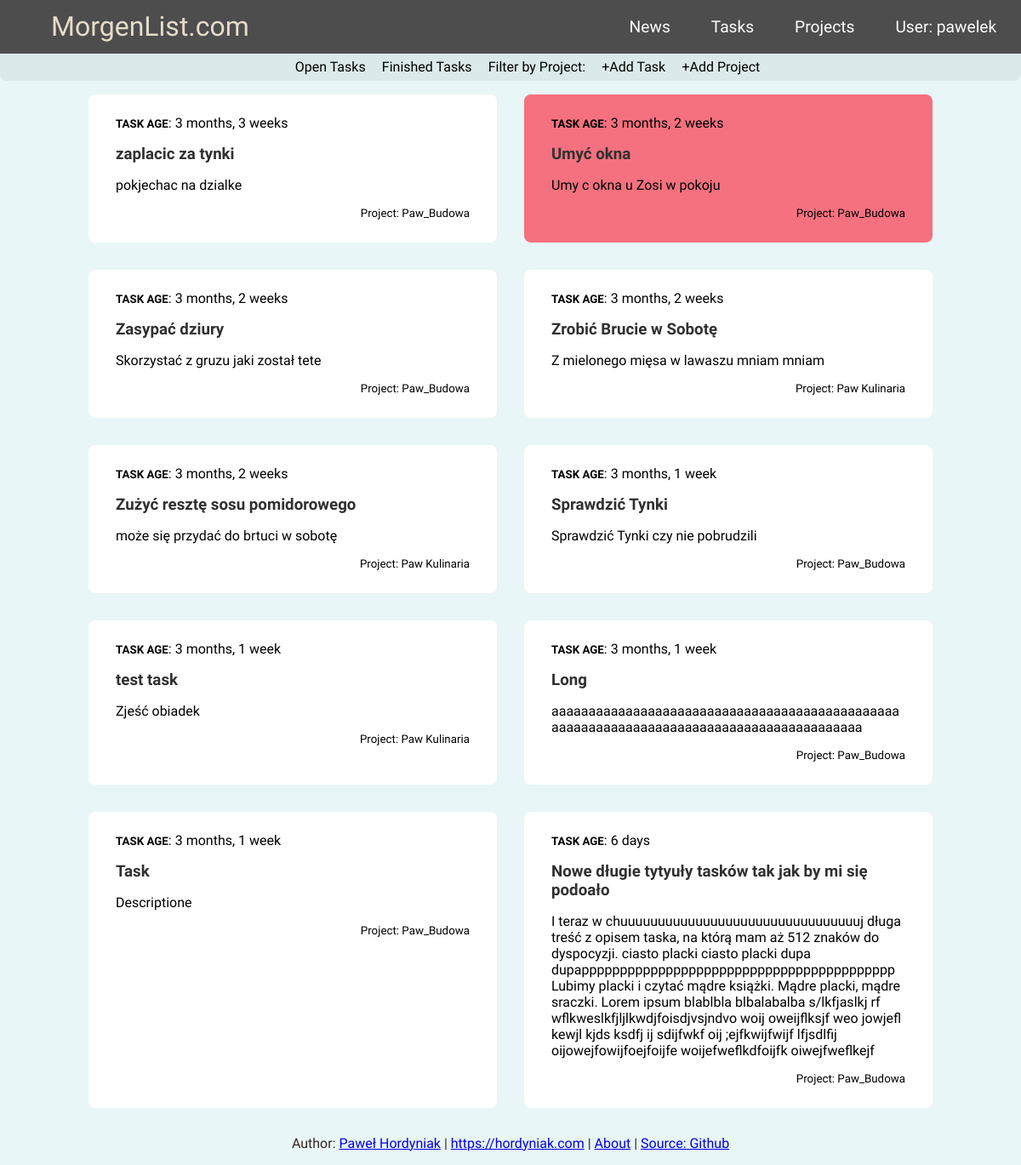
The app's page / (signed in) with its own data.
### tasktrack/models.py (models this page shows, shortened)
class Task(models.Model):
    author = models.ForeignKey('auth.User', on_delete=models.CASCADE)
    project = models.ForeignKey('tasktrack.Project', related_name='tasks', null=True, on_delete=models.CASCADE)
    title = models.CharField(max_length=64, unique=True)
    updated_on = models.DateTimeField(auto_now = True)
    description = models.TextField(max_length=512)
    created_on = DateTimeField(auto_now_add=True)
    deadline_in = DateTimeField(null=True)
    status = models.IntegerField(choices=STATUS, default = 0)
    class Meta:
        ordering = ['created_on']
    def __str__(self) -> str:
        return self.title
    def is_week_old(self):
        if self.deadline_in is not None:
            days_to_deadline = (self.deadline_in - timezone.now()).days
            print(self, days_to_deadline)
            return 0 > days_to_deadline
        else:
            return False

class Project(models.Model):
    owner = models.ForeignKey('auth.User', on_delete=models.CASCADE)
    title = models.CharField(max_length=24, unique=True)
    status = models.IntegerField(choices=STATUS, default = 0)
    def __str__(self) -> str:
        return self.title

### tasktrack/views.py (the view)
# urls.py: path('', views.TaskList.as_view(), name='task_list'),
class TaskList(LoginRequiredMixin, generic.ListView):
    login_url = '/login/'
    model = Task
    context_object_name = 'task_list'
    template_name = "task_list.html"
    def get_context_data(self, **kwargs):
        context = super().get_context_data(**kwargs)
        context['task_list'] = context['task_list'].filter(author=self.request.user)
        context['task_list'] = context['task_list'].filter(status=0).order_by('created_on')
        context['projects'] = Project.objects.filter(owner=self.request.user)
        context['current_date'] = datetime.datetime.now()
        return context

### tasktrack/templates/task_list.html (shortened to what this page needs)
{% extends "base.html" %}
{% block content %}
<nav class="sub-navbar">
    <ul class="nav-links">
        <li class="sub-nav-link"><a href="{% url 'task_list' %}">Open Tasks</a></li>
        <li class="sub-nav-link"><a href="{% url 'task_done' %}">Finished Tasks</a></li>
        <li class="sub-nav-link"> <div class="dropdown">
            <a href='#' class="drop-btn">Filter by Project:</a>
          </div> </li>
          <li class="sub-nav-link"><a href="{% url 'create_task' %}">+Add Task</a></li>
          <li class="sub-nav-link"><a href="{% url 'create_project' %}">+Add Project</a></li>
    </ul>
</nav>
<div class='taskfield'>
{% if project %}
    {% for task in project.tasks.all %}
        {% if task.status == 0 %}
            {% if task.is_week_old %}
                <div class="task old">
            {% else %}
                <div class="task">
            {% endif %}
                <a href="{% url 'edit_task' pk=task.pk %}">
                <div class="container">
                    <p><b id='font_small'>TASK AGE</b>: {{ task.created_on|timesince }}</p>
                    <h3 class = "title">{{ task.title }}</h3>
                    <p>{{ task.description }}<br>
                        <div id="font_small" class='right_al'>Project: {{ task.project }}</div><br>
                </div> </a>
            </div>
        {% endif %}
    {% empty %}
    <p>List is empty</p>
    {% endfor %}
{% else %}
    {% for task in task_list %}
        {% if task.is_week_old and not task.status == 1 %}
            <div class = "task old">
        {% else %}
            {% if task.status == 0 %}
                <div class="task">
            {% else %}
                <div class="task finished">
            {% endif %}
        {% endif %}
            <a href="{% url 'edit_task' pk=task.pk %}">
            <div class="container">
                <p><b id='font_small'>TASK AGE</b>: {{ task.created_on|timesince }}</p>
                <h3 class = "title">{{ task.title }}</h3>
                <p>{{ task.description }}<br>
                <div id="font_small" class='right_al'>Project: {{ task.project }}</div><br>
            </div> </a>
        </div>
    {% empty %}
    <p>List is empty</p>
    {% endfor %}
{% endif %}
</div>
{% endblock %}

### tasktrack/templates/base.html (shortened to what this page needs)
<!DOCTYPE html>
{% load static %}
<html lang="en">
<head>
    <link rel="stylesheet" href="{% static 'css/base.css' %}">
</head>
<body>
    <nav class="MyNavbar">
        <a href="{% url 'task_list' %}" class="site-logo">MorgenList.com</a>
        <ul class="nav-links">
            <li class='nav-item'><a href="{% url 'devlog' %}">News</a></li>
            {% if request.user.is_authenticated %}
                <li class='nav-item'><a href="{% url 'task_list' %}">Tasks</a></li>
                <li class='nav-item'><a href="{% url 'project_list' %}">Projects</a></li>
                <li class='nav-item'><a href="{% url 'logout' %}">User: {{ request.user }}</a></li>
            {% else %}
                <li class='nav-item'><a href="{% url 'user_login' %}">Login</a></li>
            {% endif %}
        </ul>
    </nav>
    {% block content %}{% endblock content %}
    <p class="footer">Author: <a href="mailto:hordyniak@gmail.com">Paweł Hordyniak</a> | <a href="https://hordyniak.com">https://hordyniak.com</a> | <a href="{% url 'about' %}">About</a> | <a href="https://github.com/Pawel-9215/TaskManager">Source: Github</a></p>
</body>
</html>

### tasktrack/static/css/base.css (style rules this page uses)
body { margin: 0; font-family: 'Barlow Semi Condensed', sans-serif; color: rgb(53, 36, 36); background-color: #e8f6f7; }
.right_al { text-align: right; }
.taskfield { display: flex; flex-wrap: wrap; justify-content:center; width:fit-content; }
.site-logo { font-family: 'Odibee Sans', cursive; text-decoration: none; font-size:xx-large; color: #E6DCC9; margin: 0; padding: 0em; margin-left: 5%; }
#font_small { font-size: smaller; }
.task { box-shadow: none; transition: 0.1s; width: 22em; border-radius: 0.5em; background-color: #ffffff; margin: 1em; overflow-wrap: break-word; }
.old { background: #F5717F; }
.task a:link { color: black; text-decoration: none; }
.container { padding: 0.5em 2em; text-decoration: none; }
.container h3 { padding: 0em; margin: 0em; }
.footer { text-align: center; }
ul { list-style-type: none; }
.nav-item a { display: inline-block; padding: 0.2em 1em; margin-right: 0.5em; text-decoration: none; color: #FDFDFD; font-size: larger; border-radius: 0.3em; }
.sub-nav-link a { display: inline-block; padding: 0.2em 0.4em; margin: 0em 0.2em; text-decoration: none; color: #000000; border-radius: 0.2em; }
.MyNavbar { display: flex; justify-content: space-between; background-color: #4D4D4D; align-items: center; transition: 50ms; height: 2.8em; overflow: hidden; }
.dropdown { position: relative; display: inline-block; }
.title { color: #303030; }
.sub-navbar { border-bottom-left-radius: 0.5em; border-bottom-right-radius: 0.5em; display: flex; justify-content: center; background-color: #DBE9EA; align-items: center; height: 2em; }
.nav-links { display: flex; }
@media all and (max-width: 1200px) { .MyNavbar { flex-wrap: wrap; height: auto; } }
@media all and (max-width: 1200px) { .task { min-width: 40%; max-width: 40%; } }

### records on screen
Task: created_on "3 months, 3 weeks", title "zaplacic za tynki", description "pokjechac na dzialke", project "Paw_Budowa"
Task: created_on "3 months, 2 weeks", title "Umyć okna", description "Umy c okna u Zosi w pokoju", project "Paw_Budowa"
Task: created_on "3 months, 2 weeks", title "Zasypać dziury", description "Skorzystać z gruzu jaki został tete", project "Paw_Budowa"
Task: created_on "3 months, 2 weeks", title "Zrobić Brucie w Sobotę", description "Z mielonego mięsa w lawaszu mniam mniam", project "Paw Kulinaria"
Task: created_on "3 months, 2 weeks", title "Zużyć resztę sosu pomidorowego", description "może się przydać do brtuci w sobotę", project "Paw Kulinaria"
Task: created_on "3 months, 1 week", title "Sprawdzić Tynki", description "Sprawdzić Tynki czy nie pobrudzili", project "Paw_Budowa"
Task: created_on "3 months, 1 week", title "test task", description "Zjeść obiadek", project "Paw Kulinaria"
Task: created_on "3 months, 1 week", title "Long", description "aaaaaaaaaaaaaaaaaaaaaaaaaaaaaaaaaaaaaaaaaaaaaaaaaaaaaaaaaaaaaaaaaaaaaaaaaaaaaaaaaaaaaaaaa", project "Paw_Budowa"
Task: created_on "3 months, 1 week", title "Task", description "Descriptione", project "Paw_Budowa"
Task: created_on "6 days", title "Nowe długie tytyuły tasków tak jak by mi się podoało", description "I teraz w chuuuuuuuuuuuuuuuuuuuuuuuuuuuuuuuuj długa treść z opisem taska, na którą mam aż 512 znaków do dyspocyzji. ciasto placki ciasto placki dupa dupappppppppppppppppppppppppppppppppppppppppp Lubimy placki i czytać mądre książki. Mądre placki, mądre sraczki. Lorem ipsum blablbla blbalabalba s/lkfjaslkj rf wflkweslkfjljlkwdjfoisdjvsjndvo woij oweijflksjf weo jowjefl kewjl kjds ksdfj ij sdijfwkf oij ;ejfkwijfwijf lfjsdlfij oijowejfowijfoejfoijfe woijefweflkdfoijfk oiwejfweflkejf", project "Paw_Budowa"

### other values on screen
{{ request.user }} "pawelek"
